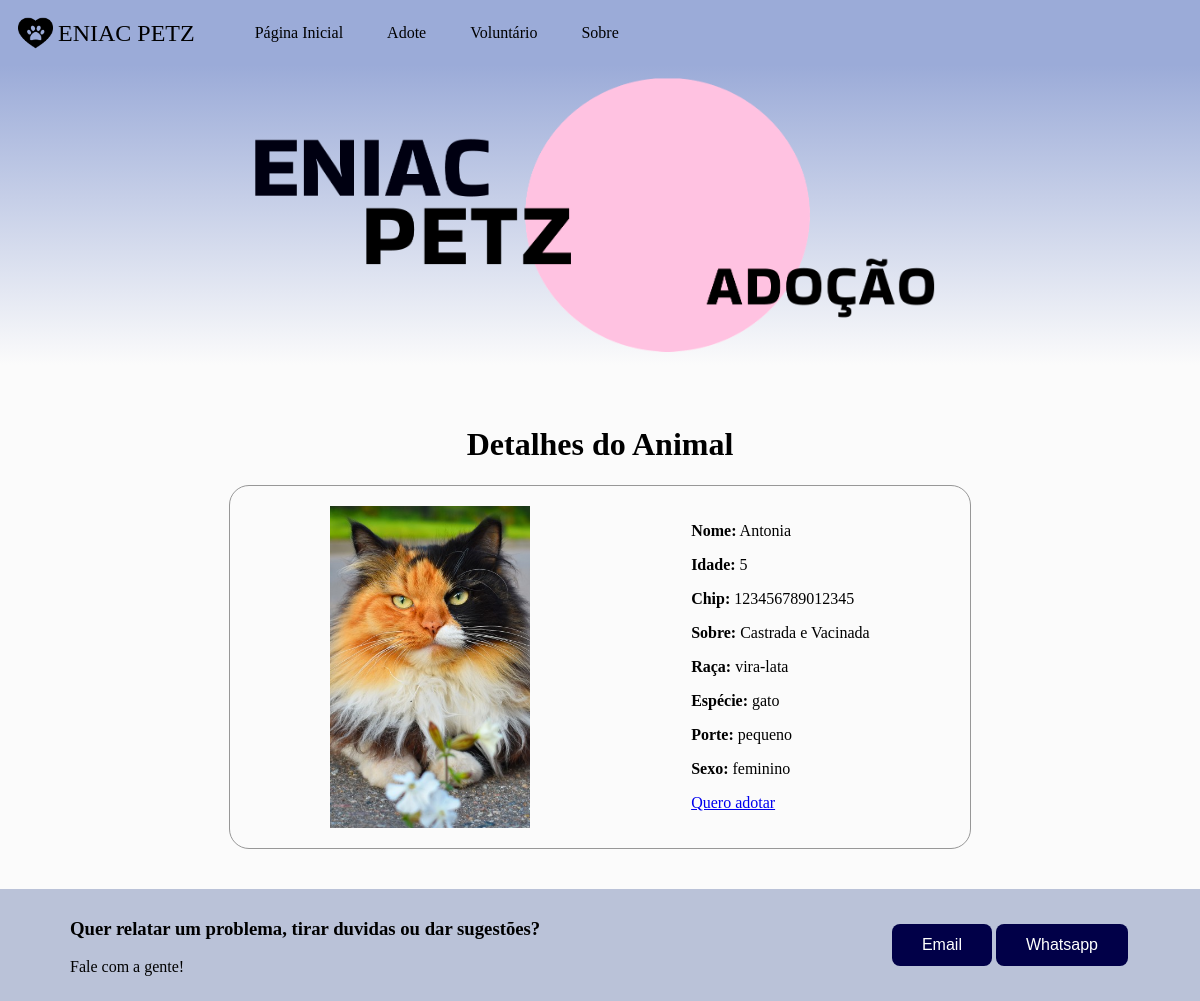
The app's page /animais/8/ with its own data.
### app_animais/models.py (models this page shows, shortened)
class Animal(models.Model):
    nome = models.CharField(max_length=50)
    idade = models.IntegerField('idade')
    chip = models.CharField(max_length=15)
    info_animais = models.CharField('Sobre',max_length=500)
    image = models.ImageField(upload_to='images/')
    raca = models.ForeignKey(Raca, on_delete = models.CASCADE)
    especie = models.ForeignKey(Especie, on_delete = models.CASCADE)
    porte = models.ForeignKey(Porte, on_delete = models.CASCADE)
    sexo = models.ForeignKey(Sexo, on_delete = models.CASCADE)
    disponivel = models.BooleanField(default=True)
    data = models.DateTimeField(auto_now_add=True)
    class Meta:
        verbose_name = 'Animal'
        verbose_name_plural = 'Animais'
        ordering = ['-data']

class Raca(models.Model):
    raca = models.CharField(max_length=50)
    class Meta:
        verbose_name = 'Raça'
        verbose_name_plural = 'Raças'
    def __str__(self):
        return self.raca

class Especie(models.Model):
    especie = models.CharField(max_length=50)
    def __str__(self):
        return self.especie

class Porte(models.Model):
    porte = models.CharField(max_length=50)
    def __str__(self):
        return self.porte

class Sexo(models.Model):
    sexo = models.CharField(max_length=50)
    def __str__(self):
        return self.sexo

### app_animais/views.py (the view)
# urls.py: path('animais/<int:pk>/', animal_detail, name='animal_detail'),
def animal_detail(request, pk):
    animal = get_object_or_404(Animal, pk=pk)
    return render(request, 'animal_detail.html', {'animal': animal})

### app_animais/templates/animal_detail.html
{% extends 'base.html' %}
{% load static %}
{% block content %}
<link rel="stylesheet" type="text/css" href="{% static '/animais/css/style.css' %}">
  <header class="header" >
    <img src="{% static '/animais/img/header-adocao.png' %}" class="header-adocao" alt="header-adocao"/>
  </header>
  <div class="margem-pagina">
  <h1>Detalhes do Animal</h1>
<div class="detalhes-animal">
<img src="{{ animal.image.url }}" class ="foto-animal" alt="Imagem do Animal"/>
<div class="detalhes" >
<p><strong>Nome:</strong> {{ animal.nome }}</p>
<p><strong>Idade:</strong> {{ animal.idade }}</p>
<p><strong>Chip:</strong> {{ animal.chip }}</p>
<p><strong>Sobre:</strong> {{ animal.info_animais }}</p>
<p><strong>Raça:</strong> {{ animal.raca }}</p>
<p><strong>Espécie:</strong> {{ animal.especie }}</p>
<p><strong>Porte:</strong> {{ animal.porte }}</p>
<p><strong>Sexo:</strong> {{ animal.sexo }}</p>
<p><a href="{% url 'formulario_animal' pk=animal.pk %}">Quero adotar</a></p>
</div>
</div>
</div>
{% endblock %}

### abrigo/static/style.css (style rules this page uses)
body { margin: 0px; padding: 0px; background-color: rgba(251, 251, 251, 1); }

### app_animais/static/animais/css/style.css (style rules this page uses)
.header { background-image: linear-gradient(-360deg,rgba(251, 251, 251, 1),rgba(155, 171, 216, 1)); display: flex; height: 300px; align-items: center; justify-content: center; z-index: -1; }
.header-adocao { width: 700px; height: auto; }
.foto-animal { width: 200px; object-fit: cover; }
.detalhes-animal { display: flex; justify-content:space-around; border: 1px solid rgba(151, 151, 151, 1); border-radius: 20px; width: 700px; margin: 0 auto; padding: 20px; }
h1 { display: flex; justify-content: center; }
.margem-pagina { padding: 40px; }

### records on screen
Animal: image (picture), nome "Antonia", idade "5", chip "123456789012345", info_animais "Castrada e Vacinada", raca "vira-lata", especie "gato", porte "pequeno", sexo "feminino"
